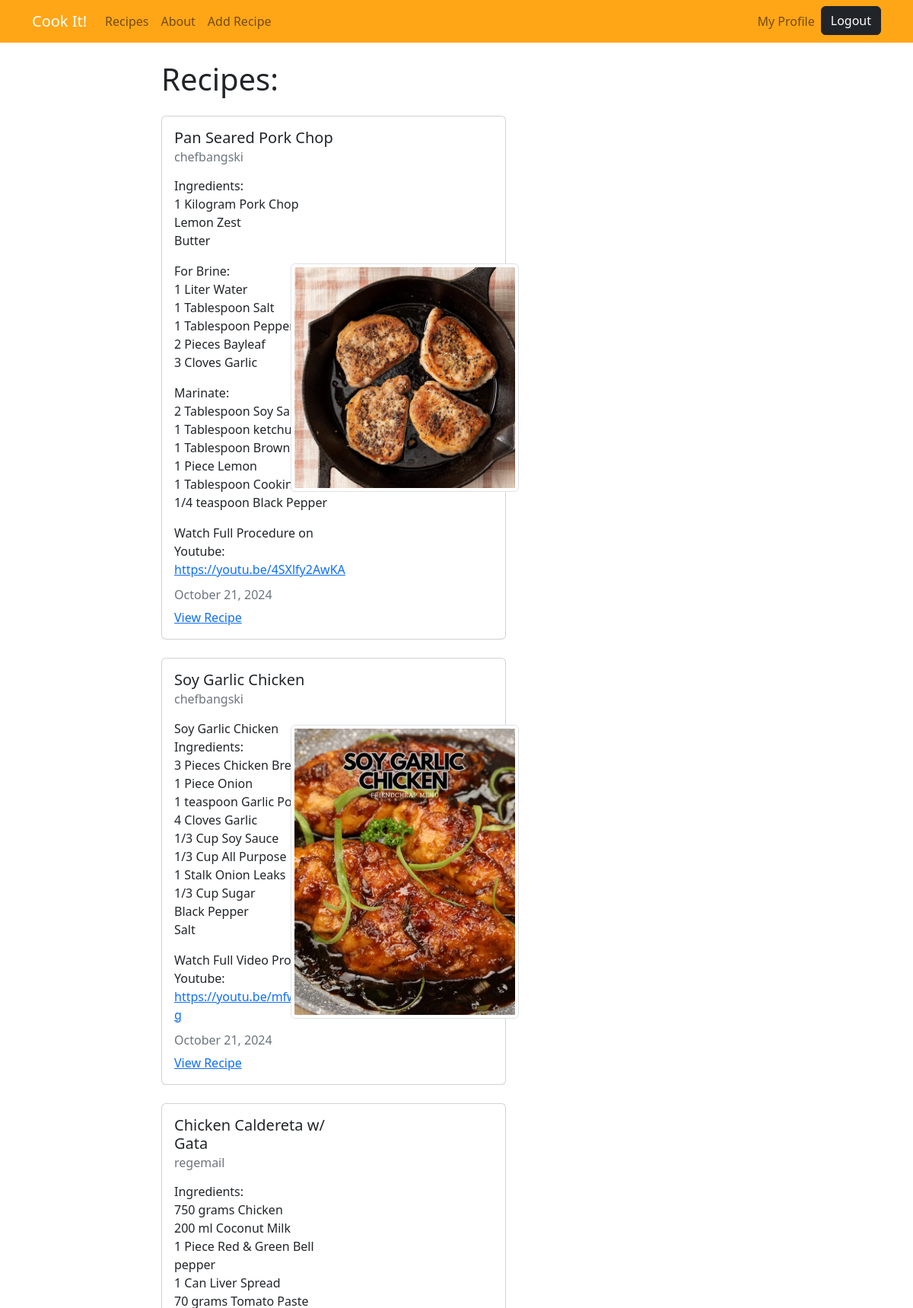
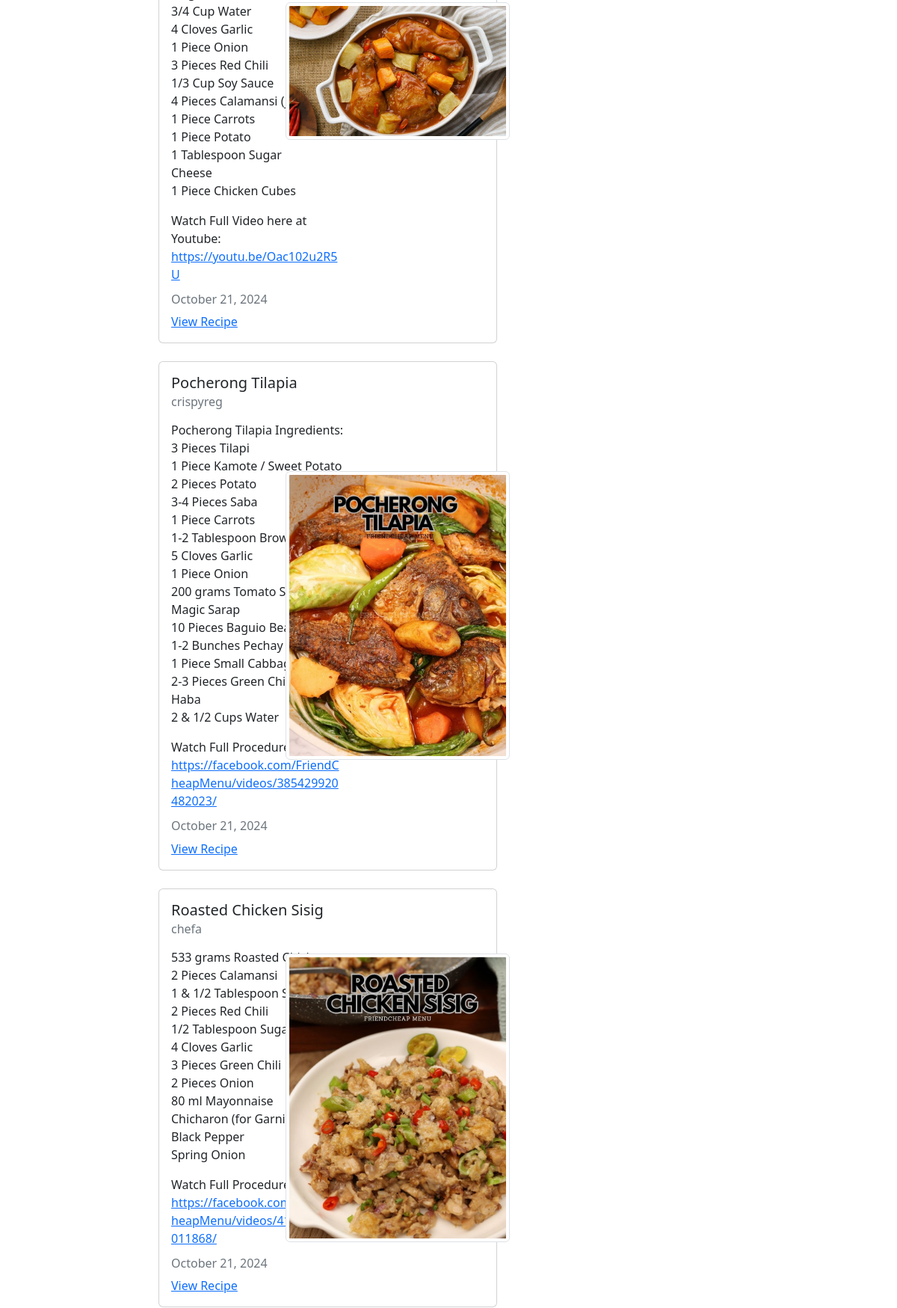
Screenshot of / (signed in, upper part) with the database file from the repository (2 pictures, top to bottom).
### recipes/models.py (models this page shows, shortened)
class Recipe(models.Model):
  title = models.CharField(max_length=100)
  description = models.TextField()
  image = models.ImageField(upload_to='recipe_images/', blank=True, null=True)
  author = models.ForeignKey(User, on_delete=models.CASCADE)
  created_at = models.DateTimeField(auto_now_add=True)
  updated_at = models.DateTimeField(auto_now=True)

### recipes/views.py (the view)
# urls.py: path('', views.RecipeListView.as_view(), name="recipes-home"),
class RecipeListView(LoginRequiredMixin, ListView):
    model = Recipe
    template_name = 'recipes/home.html'
    context_object_name = 'recipes'
    def get_queryset(self):
        if self.request.user.is_authenticated:
            user_recipes = Recipe.objects.filter(author=self.request.user)
            other_recipes = Recipe.objects.exclude(author=self.request.user)
            return list(user_recipes) + list(other_recipes)
        else:
            return Recipe.objects.all()

### recipes/templates/recipes/home.html
{% extends "recipes/base.html" %}
{% block content %}
<h1>Recipes:</h1>
{% for recipe in recipes %}
<div class="card my-4 col-7">
  <div class="row g-0">
    <div class="col-md-7">
      <div class="card-body recipe-card">
        <h5 class="card-title">{{ recipe.title }}</h5>
        <h6 class="card-subtitle mb-2 text-muted">{{ recipe.author }}</h6>
        <p class="card-text">{{ recipe.description|linebreaks|urlize }}</p>
        <h6 class="card-subtitle mb-2 text-muted">
          {{ recipe.updated_at|date:"F d, Y" }}
        </h6>
        <a href="{% url 'recipes-detail' recipe.pk %}" class="card-link">View Recipe</a>
      </div>
    </div>
    {% if recipe.image %}
    <div class="col-md-3 d-flex align-items-center justify-content-center">
      <img src="{{ recipe.image.url }}" class="img-fluid img-thumbnail" style="max-width: 300px; height: auto; object-fit: cover;" alt="{{ recipe.title }}">
    </div>
    {% endif %}
  </div>
</div>
{% endfor %}
{% endblock content %}

### recipes/templates/recipes/base.html (shortened to what this page needs)
<!DOCTYPE html>
<html lang="en">
  <head>
    <link
      href="https://cdn.jsdelivr.net/npm/bootstrap@5.2.0-beta1/dist/css/bootstrap.min.css"
      rel="stylesheet"
    />
  </head>
  <body>
    <nav class="navbar navbar-expand-lg" style="background-color: #ffa617;">
      <div class="container">
        <a class="navbar-brand" href="{% url 'recipes-home' %}" style="color: white;">Cook It!</a>
        <div class="collapse navbar-collapse" id="navbarNav">
          <ul class="navbar-nav">
            <li class="nav-item">
              <a
                class="nav-link"
                aria-current="page"
                href="{% url 'recipes-home' %}"
                >Recipes</a
              >
            </li>
            <li class="nav-item">
              <a class="nav-link" href="{% url 'recipes-about' %}">About</a>
            </li>
            <li class="nav-item">
              <a class="nav-link" href="{% url 'recipes-create' %}">Add Recipe</a>
            </li>
          </ul>
        </div>
        <div class="navbar-nav">
          {% if user.is_authenticated %}
          <a class="nav-item nav-link" href="{% url 'user-profile' %}"
            >My Profile</a
          >
          <form method="POST" action="{% url 'user-logout' %}">
            <button type="submit" class="btn btn-dark">Logout</button>
        </form>
          {% else %}
          <a class="nav-item nav-link" href="{% url 'user-login' %}">Login</a>
          <a class="nav-item nav-link" href="{% url 'user-register' %}"
            >Register</a
          >
          {% endif %}
        </div>
      </div>
    </nav>
    <div class="container mt-4 col-8">
       {% block content %} {% endblock %}
    </div>
  </body>
</html>

### recipes/templates/recipes/base.html (style rules this page uses)
html, body { height: 100%; margin: 0; display: flex; flex-direction: column; }
.recipe-card { min-height: 200px; }

### rows the page displays
Recipe: title "Pan Seared Pork Chop", author "chefbangski", description "Ingredients: 1 Kilogram Pork Chop Lemon Zest Butter For Brine: 1 Liter Water 1 Tablespoon Salt 1 Tablespoon Peppercorn 2 Pieces Bayleaf 3 Cloves Garlic Marinate: 2 Tablespoon Soy Sauce 1 Tablespoon ketchup 1 Tablespoon Brown Sugar 1 Piece Lemon 1 Tablespoon Cooking Oil 1/4 teaspoon Black Pepper Watch Full Procedure on Youtube: https://youtu.be/4SXlfy2AwKA", updated_at "October 21, 2024", image (picture)
Recipe: title "Soy Garlic Chicken", author "chefbangski", description "Soy Garlic Chicken Ingredients: 3 Pieces Chicken Breast 1 Piece Onion 1 teaspoon Garlic Powder 4 Cloves Garlic 1/3 Cup Soy Sauce 1/3 Cup All Purpose Flour 1 Stalk Onion Leaks 1/3 Cup Sugar Black Pepper Salt Watch Full Video Procedure on Youtube: https://youtu.be/mfweCtLFDWg", updated_at "October 21, 2024", image (picture)
Recipe: title "Chicken Caldereta w/ Gata", author "regemail", description "Ingredients: 750 grams Chicken 200 ml Coconut Milk 1 Piece Red & Green Bell pepper 1 Can Liver Spread 70 grams Tomato Paste 3/4 Cup Water 4 Cloves Garlic 1 Piece Onion 3 Pieces Red Chili 1/3 Cup Soy Sauce 4 Pieces Calamansi (juice) 1 Piece Carrots 1 Piece Potato 1 Tablespoon Sugar Cheese 1 Piece Chicken Cubes Watch Full Video here at Youtube: https://youtu.be/Oac102u2R5U", updated_at "October 21, 2024", image (picture)
Recipe: title "Pocherong Tilapia", author "crispyreg", description "Pocherong Tilapia Ingredients: 3 Pieces Tilapi 1 Piece Kamote / Sweet Potato 2 Pieces Potato 3-4 Pieces Saba 1 Piece Carrots 1-2 Tablespoon Brown Sugar 5 Cloves Garlic 1 Piece Onion 200 grams Tomato Sauce Magic Sarap 10 Pieces Baguio Beans 1-2 Bunches Pechay 1 Piece Small Cabbage 2-3 Pieces Green Chili / Siling Haba 2 & 1/2 Cups Water Watch Full Procedure here: https://facebook.com/FriendCheapMenu/videos/385429920482023/", updated_at "October 21, 2024", image (picture)
Recipe: title "Roasted Chicken Sisig", author "chefa", description "533 grams Roasted Chicken 2 Pieces Calamansi 1 & 1/2 Tablespoon Soy Sauce 2 Pieces Red Chili 1/2 Tablespoon Sugar 4 Cloves Garlic 3 Pieces Green Chili 2 Pieces Onion 80 ml Mayonnaise Chicharon (for Garnish) Black Pepper Spring Onion Watch Full Procedure here: https://facebook.com/FriendCheapMenu/videos/415457448011868/", updated_at "October 21, 2024", image (picture)
